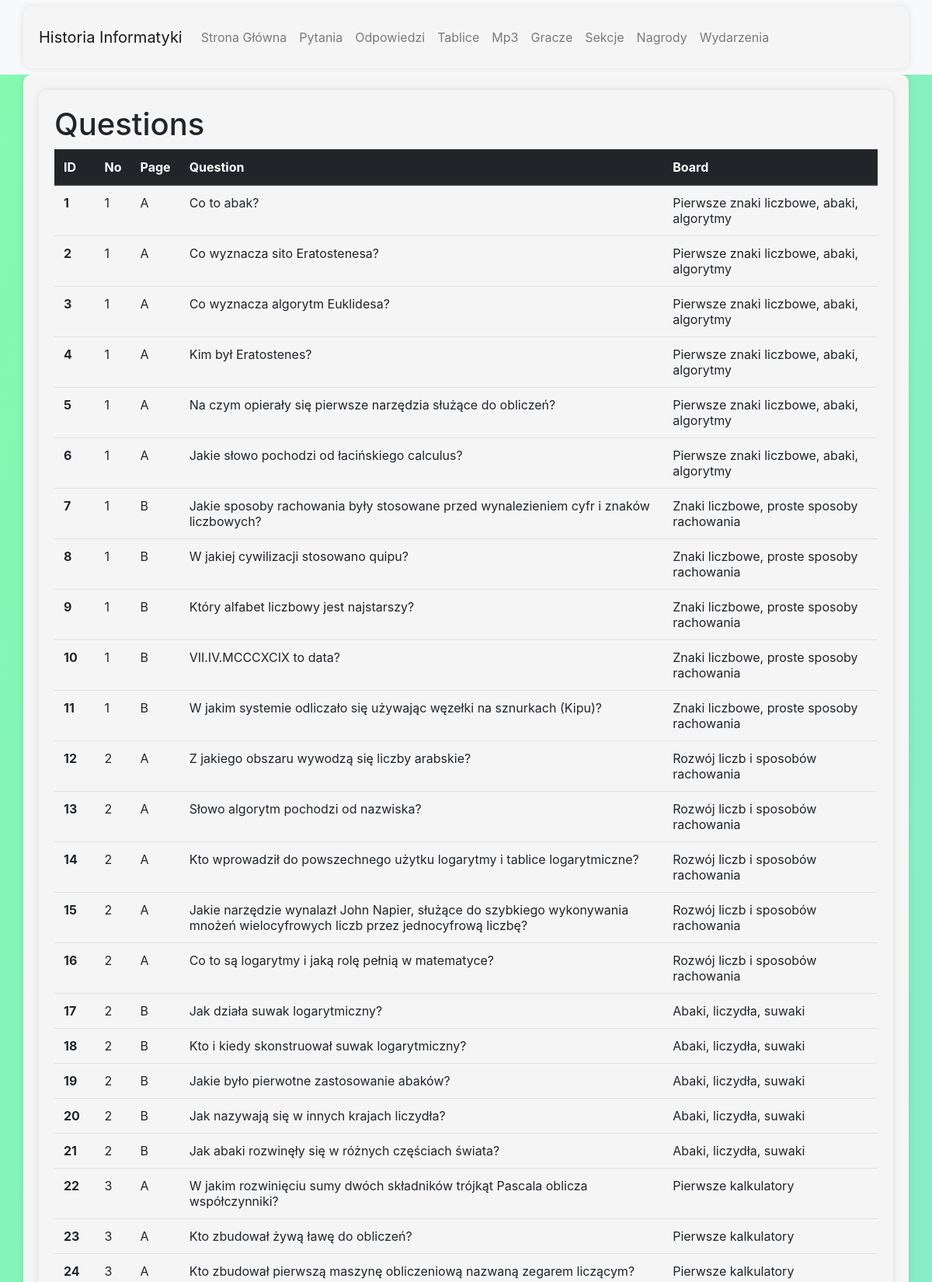
/list/questions/ (upper part), run on the app's committed database.
### database/models.py (models this page shows, shortened)
class Question(models.Model):
    id = models.AutoField(primary_key=True)
    no = models.PositiveIntegerField(default=0)
    page = models.CharField(max_length=1, choices=PAGE_CHOICES)
    question = models.TextField(max_length=250, unique=True, default="")
    board_id = models.ForeignKey(Board, on_delete=models.CASCADE, related_name='questions')

class Board(models.Model):
    id = models.AutoField(primary_key=True)
    no = models.PositiveIntegerField(default=0)
    page = models.CharField(max_length=1, choices=PAGE_CHOICES)
    title = models.CharField(max_length=100, default="")
    def __str__(self):
        return self.title
    class Meta:
        verbose_name_plural = 'Boards'
        unique_together = ('no', 'page')

### database/views.py (the view)
# urls.py: path('list/questions/', views.question_list, name='question_list'),
def question_list(request):
    questions = Question.objects.all()
    return render(request, 'list/question_list.html', {'questions': questions})

### database/templates/list/question_list.html
{% extends "base.html" %}
{% load static %}
{% block page_content %}
<div class="container">
  <h1>Questions</h1>
<table class="table">
  <thead class="thead-dark">
    <tr>
      <th scope="col">ID</th>
      <th scope="col">No</th>
      <th scope="col">Page</th>
      <th scope="col">Question</th>
      <th scope="col">Board</th>
    </tr>
  </thead>
  <tbody>
    {% for question in questions %}
    <tr>
      <th scope="row">{{ question.id }}</td>
      <td>{{ question.no }}</td>
      <td>{{ question.page }}</td>
      <td>{{ question.question }}</td>
      <td>{{ question.board_id }}</td>
    </tr>
    {% endfor %}
  </tbody>
</table>
</div>
{% endblock %}

### database/static/styles.css (style rules this page uses)
.container { background-color: #f5f5f5; padding: 20px; border-radius: 10px; box-shadow: 0px 0px 10px rgba(0,0,0,0.1); }

### data on the page
Question: id "1", no "1", page "A", question "Co to abak?", board_id "Pierwsze znaki liczbowe, abaki, algorytmy"
Question: id "2", no "1", page "A", question "Co wyznacza sito Eratostenesa?", board_id "Pierwsze znaki liczbowe, abaki, algorytmy"
Question: id "3", no "1", page "A", question "Co wyznacza algorytm Euklidesa?", board_id "Pierwsze znaki liczbowe, abaki, algorytmy"
Question: id "4", no "1", page "A", question "Kim był Eratostenes?", board_id "Pierwsze znaki liczbowe, abaki, algorytmy"
Question: id "5", no "1", page "A", question "Na czym opierały się pierwsze narzędzia służące do obliczeń?", board_id "Pierwsze znaki liczbowe, abaki, algorytmy"
Question: id "6", no "1", page "A", question "Jakie słowo pochodzi od łacińskiego calculus?", board_id "Pierwsze znaki liczbowe, abaki, algorytmy"
Question: id "7", no "1", page "B", question "Jakie sposoby rachowania były stosowane przed wynalezieniem cyfr i znaków liczbowych?", board_id "Znaki liczbowe, proste sposoby rachowania"
Question: id "8", no "1", page "B", question "W jakiej cywilizacji stosowano quipu?", board_id "Znaki liczbowe, proste sposoby rachowania"
Question: id "9", no "1", page "B", question "Który alfabet liczbowy jest najstarszy?", board_id "Znaki liczbowe, proste sposoby rachowania"
Question: id "10", no "1", page "B", question "VII.IV.MCCCXCIX to data?", board_id "Znaki liczbowe, proste sposoby rachowania"
Question: id "11", no "1", page "B", question "W jakim systemie odliczało się używając węzełki na sznurkach (Kipu)?", board_id "Znaki liczbowe, proste sposoby rachowania"
Question: id "12", no "2", page "A", question "Z jakiego obszaru wywodzą się liczby arabskie?", board_id "Rozwój liczb i sposobów rachowania"
Question: id "13", no "2", page "A", question "Słowo algorytm pochodzi od nazwiska?", board_id "Rozwój liczb i sposobów rachowania"
Question: id "14", no "2", page "A", question "Kto wprowadził do powszechnego użytku logarytmy i tablice logarytmiczne?", board_id "Rozwój liczb i sposobów rachowania"
Question: id "15", no "2", page "A", question "Jakie narzędzie wynalazł John Napier, służące do szybkiego wykonywania mnożeń wielocyfrowych liczb przez jednocyfrową liczbę?", board_id "Rozwój liczb i sposobów rachowania"
Question: id "16", no "2", page "A", question "Co to są logarytmy i jaką rolę pełnią w matematyce?", board_id "Rozwój liczb i sposobów rachowania"
Question: id "17", no "2", page "B", question "Jak działa suwak logarytmiczny?", board_id "Abaki, liczydła, suwaki"
Question: id "18", no "2", page "B", question "Kto i kiedy skonstruował suwak logarytmiczny?", board_id "Abaki, liczydła, suwaki"
Question: id "19", no "2", page "B", question "Jakie było pierwotne zastosowanie abaków?", board_id "Abaki, liczydła, suwaki"
Question: id "20", no "2", page "B", question "Jak nazywają się w innych krajach liczydła?", board_id "Abaki, liczydła, suwaki"
Question: id "21", no "2", page "B", question "Jak abaki rozwinęły się w różnych częściach świata?", board_id "Abaki, liczydła, suwaki"
Question: id "22", no "3", page "A", question "W jakim rozwinięciu sumy dwóch składników trójkąt Pascala oblicza współczynniki?", board_id "Pierwsze kalkulatory"
Question: id "23", no "3", page "A", question "Kto zbudował żywą ławę do obliczeń?", board_id "Pierwsze kalkulatory"
Question: id "24", no "3", page "A", question "Kto zbudował pierwszą maszynę obliczeniową nazwaną zegarem liczącym?", board_id "Pierwsze kalkulatory"
